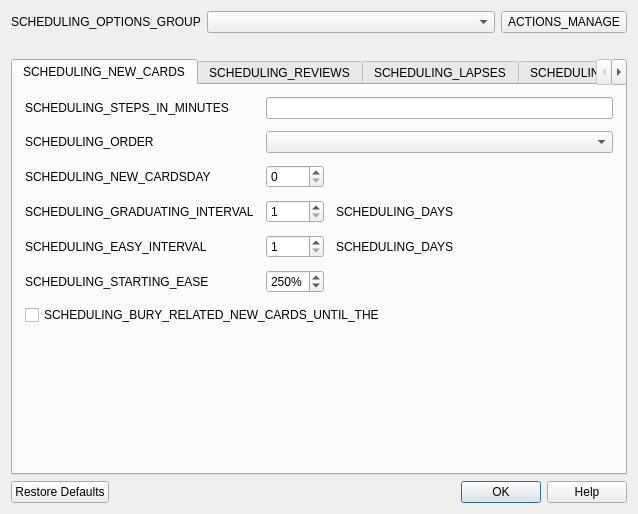
<?xml version="1.0" encoding="UTF-8"?>
<ui version="4.0">
 <class>Dialog</class>
 <widget class="QDialog" name="Dialog">
  <property name="geometry">
   <rect>
    <x>0</x>
    <y>0</y>
    <width>638</width>
    <height>514</height>
   </rect>
  </property>
  <layout class="QVBoxLayout" name="verticalLayout">
   <item>
    <layout class="QHBoxLayout" name="horizontalLayout_2">
     <item>
      <widget class="QLabel" name="label_31">
       <property name="text">
        <string>SCHEDULING_OPTIONS_GROUP</string>
       </property>
      </widget>
     </item>
     <item>
      <widget class="QComboBox" name="dconf">
       <property name="sizePolicy">
        <sizepolicy hsizetype="Preferred" vsizetype="Fixed">
         <horstretch>3</horstretch>
         <verstretch>0</verstretch>
        </sizepolicy>
       </property>
      </widget>
     </item>
     <item>
      <widget class="QToolButton" name="confOpts">
       <property name="maximumSize">
        <size>
         <width>16777215</width>
         <height>32</height>
        </size>
       </property>
       <property name="text">
        <string>ACTIONS_MANAGE</string>
       </property>
       <property name="toolButtonStyle">
        <enum>Qt::ToolButtonTextBesideIcon</enum>
       </property>
       <property name="arrowType">
        <enum>Qt::NoArrow</enum>
       </property>
      </widget>
     </item>
    </layout>
   </item>
   <item>
    <widget class="QLabel" name="count">
     <property name="styleSheet">
      <string notr="true">* { color: red }</string>
     </property>
     <property name="text">
      <string/>
     </property>
     <property name="alignment">
      <set>Qt::AlignCenter</set>
     </property>
     <property name="wordWrap">
      <bool>true</bool>
     </property>
    </widget>
   </item>
   <item>
    <widget class="QTabWidget" name="tabWidget">
     <property name="currentIndex">
      <number>0</number>
     </property>
     <widget class="QWidget" name="tab">
      <attribute name="title">
       <string>SCHEDULING_NEW_CARDS</string>
      </attribute>
      <layout class="QVBoxLayout" name="verticalLayout_2">
       <property name="leftMargin">
        <number>12</number>
       </property>
       <property name="topMargin">
        <number>12</number>
       </property>
       <property name="rightMargin">
        <number>12</number>
       </property>
       <property name="bottomMargin">
        <number>12</number>
       </property>
       <item>
        <layout class="QGridLayout" name="gridLayout">
         <property name="spacing">
          <number>12</number>
         </property>
         <item row="5" column="0">
          <widget class="QLabel" name="label_24">
           <property name="text">
            <string>SCHEDULING_STARTING_EASE</string>
           </property>
          </widget>
         </item>
         <item row="5" column="1">
          <widget class="QSpinBox" name="lrnFactor">
           <property name="suffix">
            <string notr="true">%</string>
           </property>
           <property name="minimum">
            <number>131</number>
           </property>
           <property name="maximum">
            <number>999</number>
           </property>
           <property name="value">
            <number>250</number>
           </property>
          </widget>
         </item>
         <item row="1" column="0">
          <widget class="QLabel" name="label_8">
           <property name="text">
            <string>SCHEDULING_ORDER</string>
           </property>
          </widget>
         </item>
         <item row="4" column="1">
          <widget class="QSpinBox" name="lrnEasyInt">
           <property name="minimum">
            <number>1</number>
           </property>
          </widget>
         </item>
         <item row="3" column="1">
          <widget class="QSpinBox" name="lrnGradInt">
           <property name="minimum">
            <number>1</number>
           </property>
          </widget>
         </item>
         <item row="2" column="2">
          <widget class="QLabel" name="newplim">
           <property name="text">
            <string/>
           </property>
          </widget>
         </item>
         <item row="4" column="0">
          <widget class="QLabel" name="label_5">
           <property name="text">
            <string>SCHEDULING_EASY_INTERVAL</string>
           </property>
          </widget>
         </item>
         <item row="3" column="0">
          <widget class="QLabel" name="label_4">
           <property name="text">
            <string>SCHEDULING_GRADUATING_INTERVAL</string>
           </property>
          </widget>
         </item>
         <item row="2" column="1">
          <widget class="QSpinBox" name="newPerDay">
           <property name="maximum">
            <number>9999</number>
           </property>
          </widget>
         </item>
         <item row="2" column="0">
          <widget class="QLabel" name="label_6">
           <property name="text">
            <string>SCHEDULING_NEW_CARDSDAY</string>
           </property>
          </widget>
         </item>
         <item row="0" column="1" colspan="2">
          <widget class="QLineEdit" name="lrnSteps"/>
         </item>
         <item row="0" column="0">
          <widget class="QLabel" name="label_2">
           <property name="text">
            <string>SCHEDULING_STEPS_IN_MINUTES</string>
           </property>
          </widget>
         </item>
         <item row="1" column="1" colspan="2">
          <widget class="QComboBox" name="newOrder"/>
         </item>
         <item row="6" column="0" colspan="3">
          <widget class="QCheckBox" name="bury">
           <property name="text">
            <string>SCHEDULING_BURY_RELATED_NEW_CARDS_UNTIL_THE</string>
           </property>
          </widget>
         </item>
         <item row="4" column="2">
          <widget class="QLabel" name="label_9">
           <property name="text">
            <string>SCHEDULING_DAYS</string>
           </property>
          </widget>
         </item>
         <item row="3" column="2">
          <widget class="QLabel" name="label_7">
           <property name="sizePolicy">
            <sizepolicy hsizetype="Expanding" vsizetype="Preferred">
             <horstretch>0</horstretch>
             <verstretch>0</verstretch>
            </sizepolicy>
           </property>
           <property name="text">
            <string>SCHEDULING_DAYS</string>
           </property>
          </widget>
         </item>
        </layout>
       </item>
       <item>
        <spacer name="verticalSpacer">
         <property name="orientation">
          <enum>Qt::Vertical</enum>
         </property>
         <property name="sizeHint" stdset="0">
          <size>
           <width>20</width>
           <height>40</height>
          </size>
         </property>
        </spacer>
       </item>
      </layout>
     </widget>
     <widget class="QWidget" name="tab_3">
      <attribute name="title">
       <string>SCHEDULING_REVIEWS</string>
      </attribute>
      <layout class="QVBoxLayout" name="verticalLayout_4">
       <property name="leftMargin">
        <number>12</number>
       </property>
       <property name="topMargin">
        <number>12</number>
       </property>
       <property name="rightMargin">
        <number>12</number>
       </property>
       <property name="bottomMargin">
        <number>12</number>
       </property>
       <item>
        <layout class="QGridLayout" name="gridLayout_3">
         <property name="spacing">
          <number>12</number>
         </property>
         <item row="1" column="0">
          <widget class="QLabel" name="label_20">
           <property name="text">
            <string>SCHEDULING_EASY_BONUS</string>
           </property>
          </widget>
         </item>
         <item row="1" column="1">
          <widget class="QSpinBox" name="easyBonus">
           <property name="suffix">
            <string notr="true">%</string>
           </property>
           <property name="minimum">
            <number>100</number>
           </property>
           <property name="maximum">
            <number>1000</number>
           </property>
           <property name="singleStep">
            <number>5</number>
           </property>
          </widget>
         </item>
         <item row="0" column="1">
          <widget class="QSpinBox" name="revPerDay">
           <property name="minimum">
            <number>0</number>
           </property>
           <property name="maximum">
            <number>9999</number>
           </property>
          </widget>
         </item>
         <item row="2" column="0">
          <widget class="QLabel" name="label_33">
           <property name="text">
            <string>SCHEDULING_INTERVAL_MODIFIER</string>
           </property>
          </widget>
         </item>
         <item row="0" column="0">
          <widget class="QLabel" name="label_37">
           <property name="text">
            <string>SCHEDULING_MAXIMUM_REVIEWSDAY</string>
           </property>
          </widget>
         </item>
         <item row="3" column="0">
          <widget class="QLabel" name="label_3">
           <property name="text">
            <string>SCHEDULING_MAXIMUM_INTERVAL</string>
           </property>
          </widget>
         </item>
         <item row="3" column="1">
          <widget class="QSpinBox" name="maxIvl">
           <property name="suffix">
            <string/>
           </property>
           <property name="minimum">
            <number>1</number>
           </property>
           <property name="maximum">
            <number>99999</number>
           </property>
          </widget>
         </item>
         <item row="3" column="2">
          <widget class="QLabel" name="label_23">
           <property name="text">
            <string>SCHEDULING_DAYS</string>
           </property>
          </widget>
         </item>
         <item row="0" column="2">
          <widget class="QLabel" name="revplim">
           <property name="text">
            <string/>
           </property>
          </widget>
         </item>
         <item row="2" column="1">
          <widget class="QDoubleSpinBox" name="fi1">
           <property name="suffix">
            <string notr="true">%</string>
           </property>
           <property name="decimals">
            <number>0</number>
           </property>
           <property name="minimum">
            <double>0.000000000000000</double>
           </property>
           <property name="maximum">
            <double>999.000000000000000</double>
           </property>
           <property name="singleStep">
            <double>1.000000000000000</double>
           </property>
           <property name="value">
            <double>100.000000000000000</double>
           </property>
          </widget>
         </item>
         <item row="5" column="0" colspan="3">
          <widget class="QCheckBox" name="buryRev">
           <property name="text">
            <string>SCHEDULING_BURY_RELATED_REVIEWS_UNTIL_THE_NEXT</string>
           </property>
          </widget>
         </item>
         <item row="4" column="0">
          <widget class="QLabel" name="hardFactorLabel">
           <property name="text">
            <string>SCHEDULING_HARD_INTERVAL</string>
           </property>
          </widget>
         </item>
         <item row="4" column="1">
          <widget class="QSpinBox" name="hardFactor">
           <property name="suffix">
            <string notr="true">%</string>
           </property>
           <property name="minimum">
            <number>5</number>
           </property>
           <property name="maximum">
            <number>120</number>
           </property>
          </widget>
         </item>
        </layout>
       </item>
       <item>
        <spacer name="verticalSpacer_3">
         <property name="orientation">
          <enum>Qt::Vertical</enum>
         </property>
         <property name="sizeHint" stdset="0">
          <size>
           <width>20</width>
           <height>152</height>
          </size>
         </property>
        </spacer>
       </item>
      </layout>
     </widget>
     <widget class="QWidget" name="tab_2">
      <attribute name="title">
       <string>SCHEDULING_LAPSES</string>
      </attribute>
      <layout class="QVBoxLayout" name="verticalLayout_3">
       <property name="leftMargin">
        <number>12</number>
       </property>
       <property name="topMargin">
        <number>12</number>
       </property>
       <property name="rightMargin">
        <number>12</number>
       </property>
       <property name="bottomMargin">
        <number>12</number>
       </property>
       <item>
        <layout class="QGridLayout" name="gridLayout_2">
         <property name="spacing">
          <number>12</number>
         </property>
         <item row="0" column="0">
          <widget class="QLabel" name="label_17">
           <property name="text">
            <string>SCHEDULING_STEPS_IN_MINUTES</string>
           </property>
          </widget>
         </item>
         <item row="0" column="1" colspan="2">
          <widget class="QLineEdit" name="lapSteps"/>
         </item>
         <item row="1" column="0">
          <widget class="QLabel" name="label">
           <property name="text">
            <string>SCHEDULING_NEW_INTERVAL</string>
           </property>
          </widget>
         </item>
         <item row="3" column="0">
          <widget class="QLabel" name="label_10">
           <property name="text">
            <string>SCHEDULING_LEECH_THRESHOLD</string>
           </property>
          </widget>
         </item>
         <item row="3" column="1">
          <widget class="QSpinBox" name="leechThreshold"/>
         </item>
         <item row="3" column="2">
          <widget class="QLabel" name="label_11">
           <property name="sizePolicy">
            <sizepolicy hsizetype="Expanding" vsizetype="Preferred">
             <horstretch>0</horstretch>
             <verstretch>0</verstretch>
            </sizepolicy>
           </property>
           <property name="text">
            <string>SCHEDULING_LAPSES2</string>
           </property>
          </widget>
         </item>
         <item row="4" column="0">
          <widget class="QLabel" name="label_12">
           <property name="text">
            <string>SCHEDULING_LEECH_ACTION</string>
           </property>
          </widget>
         </item>
         <item row="2" column="1">
          <widget class="QSpinBox" name="lapMinInt">
           <property name="minimum">
            <number>1</number>
           </property>
           <property name="maximum">
            <number>99</number>
           </property>
          </widget>
         </item>
         <item row="2" column="0">
          <widget class="QLabel" name="label_13">
           <property name="text">
            <string>SCHEDULING_MINIMUM_INTERVAL</string>
           </property>
          </widget>
         </item>
         <item row="2" column="2">
          <widget class="QLabel" name="label_14">
           <property name="text">
            <string>SCHEDULING_DAYS</string>
           </property>
          </widget>
         </item>
         <item row="4" column="1" colspan="2">
          <layout class="QHBoxLayout" name="horizontalLayout">
           <item>
            <widget class="QComboBox" name="leechAction">
             <item>
              <property name="text">
               <string>ACTIONS_SUSPEND_CARD</string>
              </property>
             </item>
             <item>
              <property name="text">
               <string>SCHEDULING_TAG_ONLY</string>
              </property>
             </item>
            </widget>
           </item>
           <item>
            <spacer name="horizontalSpacer">
             <property name="orientation">
              <enum>Qt::Horizontal</enum>
             </property>
             <property name="sizeHint" stdset="0">
              <size>
               <width>40</width>
               <height>20</height>
              </size>
             </property>
            </spacer>
           </item>
          </layout>
         </item>
         <item row="1" column="1">
          <widget class="QSpinBox" name="lapMult">
           <property name="suffix">
            <string notr="true">%</string>
           </property>
           <property name="maximum">
            <number>100</number>
           </property>
           <property name="singleStep">
            <number>5</number>
           </property>
          </widget>
         </item>
        </layout>
       </item>
       <item>
        <spacer name="verticalSpacer_2">
         <property name="orientation">
          <enum>Qt::Vertical</enum>
         </property>
         <property name="sizeHint" stdset="0">
          <size>
           <width>20</width>
           <height>72</height>
          </size>
         </property>
        </spacer>
       </item>
      </layout>
     </widget>
     <widget class="QWidget" name="tab_5">
      <attribute name="title">
       <string>SCHEDULING_GENERAL</string>
      </attribute>
      <layout class="QVBoxLayout" name="verticalLayout_6">
       <property name="leftMargin">
        <number>12</number>
       </property>
       <property name="topMargin">
        <number>12</number>
       </property>
       <property name="rightMargin">
        <number>12</number>
       </property>
       <property name="bottomMargin">
        <number>12</number>
       </property>
       <item>
        <layout class="QGridLayout" name="gridLayout_5">
         <property name="spacing">
          <number>12</number>
         </property>
         <item row="0" column="0">
          <widget class="QLabel" name="label_25">
           <property name="text">
            <string>SCHEDULING_IGNORE_ANSWER_TIMES_LONGER_THAN</string>
           </property>
          </widget>
         </item>
         <item row="0" column="1">
          <widget class="QSpinBox" name="maxTaken">
           <property name="minimum">
            <number>30</number>
           </property>
           <property name="maximum">
            <number>3600</number>
           </property>
           <property name="singleStep">
            <number>10</number>
           </property>
          </widget>
         </item>
         <item row="0" column="2">
          <widget class="QLabel" name="label_26">
           <property name="text">
            <string>SCHEDULING_SECONDS</string>
           </property>
          </widget>
         </item>
        </layout>
       </item>
       <item>
        <widget class="QCheckBox" name="showTimer">
         <property name="text">
          <string>SCHEDULING_SHOW_ANSWER_TIMER</string>
         </property>
        </widget>
       </item>
       <item>
        <widget class="QCheckBox" name="autoplaySounds">
         <property name="text">
          <string>SCHEDULING_AUTOMATICALLY_PLAY_AUDIO</string>
         </property>
        </widget>
       </item>
       <item>
        <widget class="QCheckBox" name="replayQuestion">
         <property name="text">
          <string>SCHEDULING_ALWAYS_INCLUDE_QUESTION_SIDE_WHEN_REPLAYING</string>
         </property>
         <property name="checked">
          <bool>false</bool>
         </property>
        </widget>
       </item>
       <item>
        <spacer name="verticalSpacer_5">
         <property name="orientation">
          <enum>Qt::Vertical</enum>
         </property>
         <property name="sizeHint" stdset="0">
          <size>
           <width>20</width>
           <height>199</height>
          </size>
         </property>
        </spacer>
       </item>
      </layout>
     </widget>
     <widget class="QWidget" name="tab_4">
      <attribute name="title">
       <string>SCHEDULING_DESCRIPTION</string>
      </attribute>
      <layout class="QVBoxLayout" name="verticalLayout_5">
       <property name="spacing">
        <number>12</number>
       </property>
       <property name="leftMargin">
        <number>12</number>
       </property>
       <property name="topMargin">
        <number>12</number>
       </property>
       <property name="rightMargin">
        <number>12</number>
       </property>
       <property name="bottomMargin">
        <number>12</number>
       </property>
       <item>
        <widget class="QLabel" name="label_22">
         <property name="text">
          <string>SCHEDULING_DESCRIPTION_TO_SHOW_ON_OVERVIEW_SCREEN</string>
         </property>
        </widget>
       </item>
       <item>
        <widget class="QCheckBox" name="enable_markdown">
         <property name="toolTip">
          <string>DECK_CONFIG_DESCRIPTION_MARKDOWN_HINT</string>
         </property>
         <property name="text">
          <string>DECK_CONFIG_DESCRIPTION_MARKDOWN</string>
         </property>
        </widget>
       </item>
       <item>
        <widget class="QTextEdit" name="desc"/>
       </item>
      </layout>
     </widget>
    </widget>
   </item>
   <item>
    <widget class="QDialogButtonBox" name="buttonBox">
     <property name="orientation">
      <enum>Qt::Horizontal</enum>
     </property>
     <property name="standardButtons">
      <set>QDialogButtonBox::Help|QDialogButtonBox::Ok|QDialogButtonBox::RestoreDefaults</set>
     </property>
    </widget>
   </item>
  </layout>
 </widget>
 <tabstops>
  <tabstop>dconf</tabstop>
  <tabstop>confOpts</tabstop>
  <tabstop>tabWidget</tabstop>
  <tabstop>lrnSteps</tabstop>
  <tabstop>newOrder</tabstop>
  <tabstop>newPerDay</tabstop>
  <tabstop>lrnGradInt</tabstop>
  <tabstop>lrnEasyInt</tabstop>
  <tabstop>lrnFactor</tabstop>
  <tabstop>bury</tabstop>
  <tabstop>revPerDay</tabstop>
  <tabstop>easyBonus</tabstop>
  <tabstop>fi1</tabstop>
  <tabstop>maxIvl</tabstop>
  <tabstop>hardFactor</tabstop>
  <tabstop>buryRev</tabstop>
  <tabstop>lapSteps</tabstop>
  <tabstop>lapMult</tabstop>
  <tabstop>lapMinInt</tabstop>
  <tabstop>leechThreshold</tabstop>
  <tabstop>leechAction</tabstop>
  <tabstop>maxTaken</tabstop>
  <tabstop>showTimer</tabstop>
  <tabstop>autoplaySounds</tabstop>
  <tabstop>replayQuestion</tabstop>
  <tabstop>desc</tabstop>
 </tabstops>
 <resources>
  <include location="icons.qrc"/>
 </resources>
 <connections>
  <connection>
   <sender>buttonBox</sender>
   <signal>accepted()</signal>
   <receiver>Dialog</receiver>
   <slot>accept()</slot>
   <hints>
    <hint type="sourcelabel">
     <x>254</x>
     <y>320</y>
    </hint>
    <hint type="destinationlabel">
     <x>157</x>
     <y>274</y>
    </hint>
   </hints>
  </connection>
  <connection>
   <sender>buttonBox</sender>
   <signal>rejected()</signal>
   <receiver>Dialog</receiver>
   <slot>reject()</slot>
   <hints>
    <hint type="sourcelabel">
     <x>322</x>
     <y>320</y>
    </hint>
    <hint type="destinationlabel">
     <x>286</x>
     <y>274</y>
    </hint>
   </hints>
  </connection>
 </connections>
</ui>
